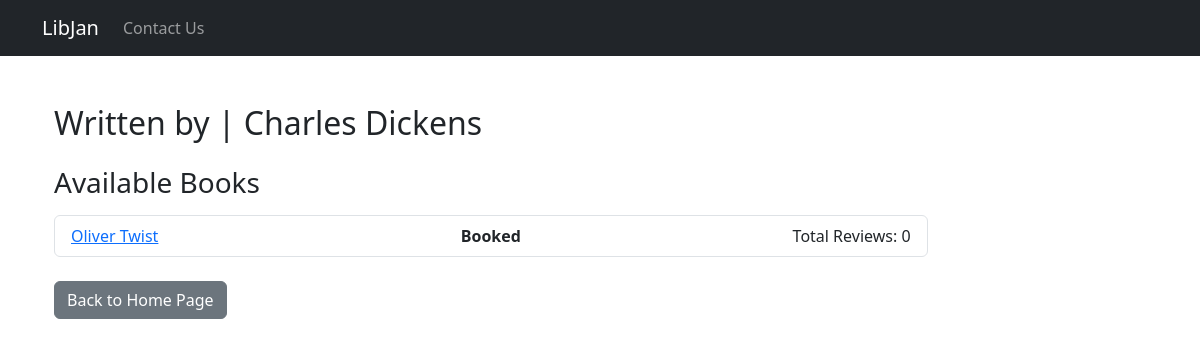
/author/1/, run on an earlier commit of the app's database.
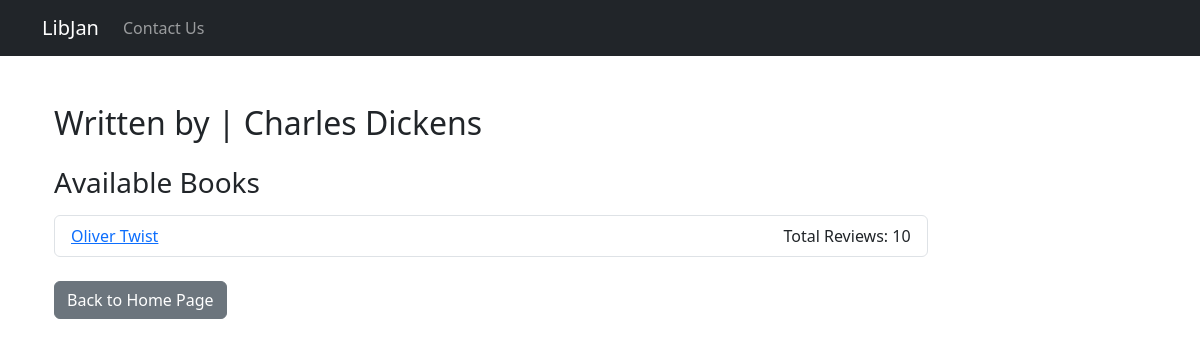
And on a later commit of the database.
### books/models.py (models this page shows, shortened)
class Author(models.Model):
    name = models.CharField(max_length=100)
    surname = models.CharField(max_length=100)

class Book(models.Model):
    author = models.ForeignKey(Author, on_delete=models.CASCADE)
    title = models.CharField(max_length=100)
    description = models.CharField(max_length=250)
    is_available = models.BooleanField(default=True)

### books/views.py (the view)
# urls.py: path('author/<int:author_id>/', views.author_page, name='author_page'),
def author_page(request, author_id):
    author = get_object_or_404(Author, pk=author_id)
    books = Book.objects.filter(author=author)
    review_count_list = []
    for book in books:
        review_count = len(BookReview.objects.filter(book=book))
        review_count_list.append(review_count)
    books_with_reviews = zip(books, review_count_list)
    return render(request, 'books/author.html', {'author': author, 'books_with_reviews': books_with_reviews})

### books/templates/books/author.html
{% extends 'master.html' %}
{% block content %}
<div class="container mt-5">
    <h2>Written by | {{ author.name }} {{ author.surname }}</h2>
    <h3 class="mt-4" style="margin-bottom: 15px;">Available Books</h3>
    <ul class="list-group">
        {% for book, review_count in books_with_reviews %}
            <li class="list-group-item d-flex justify-content-between align-items-center" style="width: 80%;">
                <a style="flex: 0 0 auto; width: 40%; text-align: left;" href="{% url 'book_page' author_id=author.id book_title=book.title %}">{{ book.title }}</a>
                {% if not book.is_available %}
                    <strong>Booked</strong>
                {% endif %}
                <p class="mb-0" style="flex: 0 0 auto; width: 40%; text-align: right;">Total Reviews: {{ review_count }}</p>
            </li>
        {% empty %}
            <li class="list-group-item">No books available.</li>
        {% endfor %}
    </ul>
    <a href="{% url 'home_page' %}" class="btn btn-secondary mt-4">Back to Home Page</a>
</div>
{% endblock %}

### books/templates/books/master.html (shortened to what this page needs)
<!DOCTYPE html>
<html lang="en">
<head>
    <link href="https://cdn.jsdelivr.net/npm/bootstrap@5.3.0-alpha1/dist/css/bootstrap.min.css" rel="stylesheet">
</head>
<body style="margin-bottom: 10px;">
    <nav class="navbar navbar-expand-lg navbar-dark bg-dark">
        <div class="container">
            <a class="navbar-brand" href="{% url 'home_page' %}">LibJan</a>
            <div class="collapse navbar-collapse" id="navbarNav">
                <ul class="navbar-nav">
                    <li class="nav-item">
                        <a class="nav-link" href="{% url 'contact_page' %}">Contact Us</a>
                    </li>
                </ul>
            </div>
        </div>
    </nav>
    <div class="container">
        {% block content %}{% endblock %}
    </div>
</body>
</html>

What changed in the data, as far as the page shows it:
changed Book "Oliver Twist": is_available "0" → "10"; no longer shows "Booked"
